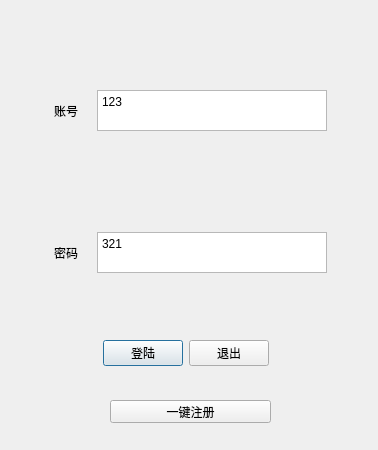
<?xml version="1.0" encoding="UTF-8"?>
<ui version="4.0">
 <class>Login</class>
 <widget class="QDialog" name="Login">
  <property name="geometry">
   <rect>
    <x>0</x>
    <y>0</y>
    <width>378</width>
    <height>450</height>
   </rect>
  </property>
  <property name="windowTitle">
   <string>Dialog</string>
  </property>
  <widget class="QWidget" name="horizontalLayoutWidget">
   <property name="geometry">
    <rect>
     <x>50</x>
     <y>340</y>
     <width>271</width>
     <height>31</height>
    </rect>
   </property>
   <layout class="QHBoxLayout" name="horizontalLayout">
    <item>
     <spacer name="horizontalSpacer">
      <property name="orientation">
       <enum>Qt::Horizontal</enum>
      </property>
      <property name="sizeHint" stdset="0">
       <size>
        <width>40</width>
        <height>20</height>
       </size>
      </property>
     </spacer>
    </item>
    <item>
     <layout class="QFormLayout" name="formLayout">
      <item row="0" column="0">
       <widget class="QPushButton" name="pushButton">
        <property name="text">
         <string>登陆</string>
        </property>
       </widget>
      </item>
      <item row="0" column="1">
       <widget class="QPushButton" name="pushButton_2">
        <property name="text">
         <string>退出</string>
        </property>
       </widget>
      </item>
     </layout>
    </item>
    <item>
     <spacer name="horizontalSpacer_2">
      <property name="orientation">
       <enum>Qt::Horizontal</enum>
      </property>
      <property name="sizeHint" stdset="0">
       <size>
        <width>40</width>
        <height>20</height>
       </size>
      </property>
     </spacer>
    </item>
   </layout>
  </widget>
  <widget class="QWidget" name="horizontalLayoutWidget_2">
   <property name="geometry">
    <rect>
     <x>40</x>
     <y>232</y>
     <width>301</width>
     <height>41</height>
    </rect>
   </property>
   <layout class="QHBoxLayout" name="horizontalLayout_2">
    <item>
     <spacer name="horizontalSpacer_3">
      <property name="orientation">
       <enum>Qt::Horizontal</enum>
      </property>
      <property name="sizeHint" stdset="0">
       <size>
        <width>40</width>
        <height>20</height>
       </size>
      </property>
     </spacer>
    </item>
    <item>
     <widget class="QLabel" name="label">
      <property name="text">
       <string>密码</string>
      </property>
     </widget>
    </item>
    <item>
     <spacer name="horizontalSpacer_4">
      <property name="orientation">
       <enum>Qt::Horizontal</enum>
      </property>
      <property name="sizeHint" stdset="0">
       <size>
        <width>40</width>
        <height>20</height>
       </size>
      </property>
     </spacer>
    </item>
    <item>
     <widget class="QTextEdit" name="textEdit">
      <property name="html">
       <string>&lt;!DOCTYPE HTML PUBLIC &quot;-//W3C//DTD HTML 4.0//EN&quot; &quot;http://www.w3.org/TR/REC-html40/strict.dtd&quot;&gt;
&lt;html&gt;&lt;head&gt;&lt;meta name=&quot;qrichtext&quot; content=&quot;1&quot; /&gt;&lt;style type=&quot;text/css&quot;&gt;
p, li { white-space: pre-wrap; }
&lt;/style&gt;&lt;/head&gt;&lt;body style=&quot; font-family:'SimSun'; font-size:9pt; font-weight:400; font-style:normal;&quot;&gt;
&lt;p style=&quot; margin-top:0px; margin-bottom:0px; margin-left:0px; margin-right:0px; -qt-block-indent:0; text-indent:0px;&quot;&gt;&lt;span style=&quot; font-family:'SimSun';&quot;&gt;321&lt;/span&gt;&lt;/p&gt;&lt;/body&gt;&lt;/html&gt;</string>
      </property>
     </widget>
    </item>
    <item>
     <spacer name="horizontalSpacer_5">
      <property name="orientation">
       <enum>Qt::Horizontal</enum>
      </property>
      <property name="sizeHint" stdset="0">
       <size>
        <width>40</width>
        <height>20</height>
       </size>
      </property>
     </spacer>
    </item>
   </layout>
  </widget>
  <widget class="QWidget" name="horizontalLayoutWidget_3">
   <property name="geometry">
    <rect>
     <x>40</x>
     <y>90</y>
     <width>301</width>
     <height>41</height>
    </rect>
   </property>
   <layout class="QHBoxLayout" name="horizontalLayout_3">
    <item>
     <spacer name="horizontalSpacer_6">
      <property name="orientation">
       <enum>Qt::Horizontal</enum>
      </property>
      <property name="sizeHint" stdset="0">
       <size>
        <width>40</width>
        <height>20</height>
       </size>
      </property>
     </spacer>
    </item>
    <item>
     <widget class="QLabel" name="label_2">
      <property name="text">
       <string>账号</string>
      </property>
     </widget>
    </item>
    <item>
     <spacer name="horizontalSpacer_7">
      <property name="orientation">
       <enum>Qt::Horizontal</enum>
      </property>
      <property name="sizeHint" stdset="0">
       <size>
        <width>40</width>
        <height>20</height>
       </size>
      </property>
     </spacer>
    </item>
    <item>
     <widget class="QTextEdit" name="textEdit_2">
      <property name="html">
       <string>&lt;!DOCTYPE HTML PUBLIC &quot;-//W3C//DTD HTML 4.0//EN&quot; &quot;http://www.w3.org/TR/REC-html40/strict.dtd&quot;&gt;
&lt;html&gt;&lt;head&gt;&lt;meta name=&quot;qrichtext&quot; content=&quot;1&quot; /&gt;&lt;style type=&quot;text/css&quot;&gt;
p, li { white-space: pre-wrap; }
&lt;/style&gt;&lt;/head&gt;&lt;body style=&quot; font-family:'SimSun'; font-size:9pt; font-weight:400; font-style:normal;&quot;&gt;
&lt;p style=&quot; margin-top:0px; margin-bottom:0px; margin-left:0px; margin-right:0px; -qt-block-indent:0; text-indent:0px;&quot;&gt;&lt;span style=&quot; font-family:'SimSun';&quot;&gt;123&lt;/span&gt;&lt;/p&gt;&lt;/body&gt;&lt;/html&gt;</string>
      </property>
     </widget>
    </item>
    <item>
     <spacer name="horizontalSpacer_8">
      <property name="orientation">
       <enum>Qt::Horizontal</enum>
      </property>
      <property name="sizeHint" stdset="0">
       <size>
        <width>40</width>
        <height>20</height>
       </size>
      </property>
     </spacer>
    </item>
   </layout>
  </widget>
  <widget class="QPushButton" name="pushButton_3">
   <property name="geometry">
    <rect>
     <x>110</x>
     <y>400</y>
     <width>161</width>
     <height>23</height>
    </rect>
   </property>
   <property name="text">
    <string>一键注册</string>
   </property>
  </widget>
 </widget>
 <resources/>
 <connections/>
</ui>
